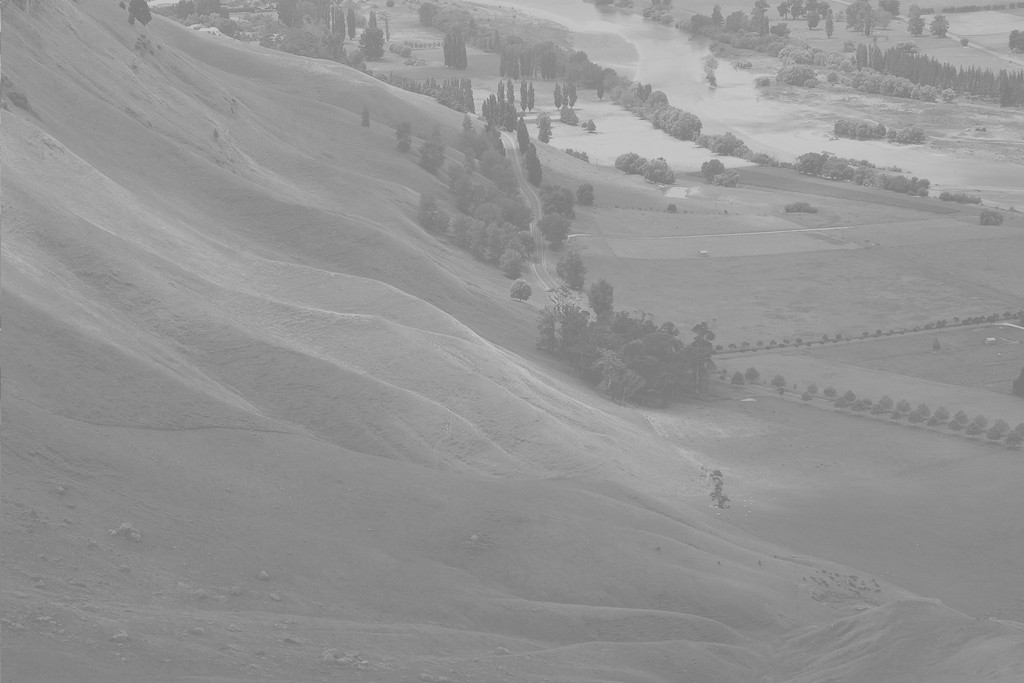
%> input picture LAB_2_Histogram_Equalization/bigimage.jpg, 1024 x 683 px
$ octave histogrameq.m   (GNU Octave 9; MATLAB toolbox functions it lacks are replaced by stand-ins)
%> lines starting %> are read from the running program, lines starting %| are printed output that depends on the picture
% Created by Mohit Talwar
% DIP LAB: Experiment 2
% Histogram Equalization without using inbuilt functions

clc;
clear all;
close all;

[filename, pathname] = uigetfile({'*.jpg;*.png;*.bmp', 'Image Files (*.jpg, *.png, *.bmp)'}, 'Select an Image');
%> the answer given: bigimage.jpg
if isequal(filename, 0)
    disp('No file selected. Exiting.');
    return;
end
imagePath = fullfile(pathname, filename);
img = imread(imagePath);
%> img is the input picture: size 683x1024x3 uint8; min 114, max 208, mean 148

if size(img, 3) == 3
    gray_img = rgb2gray(img);
else
    gray_img = img;
end

[m, n] = size(gray_img);
%> m = 683; n = 1024

img_array = double(gray_img(:));
counts_original = histcounts(img_array, 0:256);
%> counts_original = 256 values, max 28701 at index 138, min 0 at index 1, mean 2732

cdf = cumsum(counts_original);
%> cdf = 256 values from 0 to 699392
cdf_min = min(cdf(cdf > 0));
%> cdf_min = 1
L = 255;
h_v = round(((cdf - cdf_min) / ((m * n) - cdf_min)) * (L));
%> h_v = 256 values from 0 to 255
disp(max(cdf));
%| 699392

equalized_img = h_v(gray_img + 1);
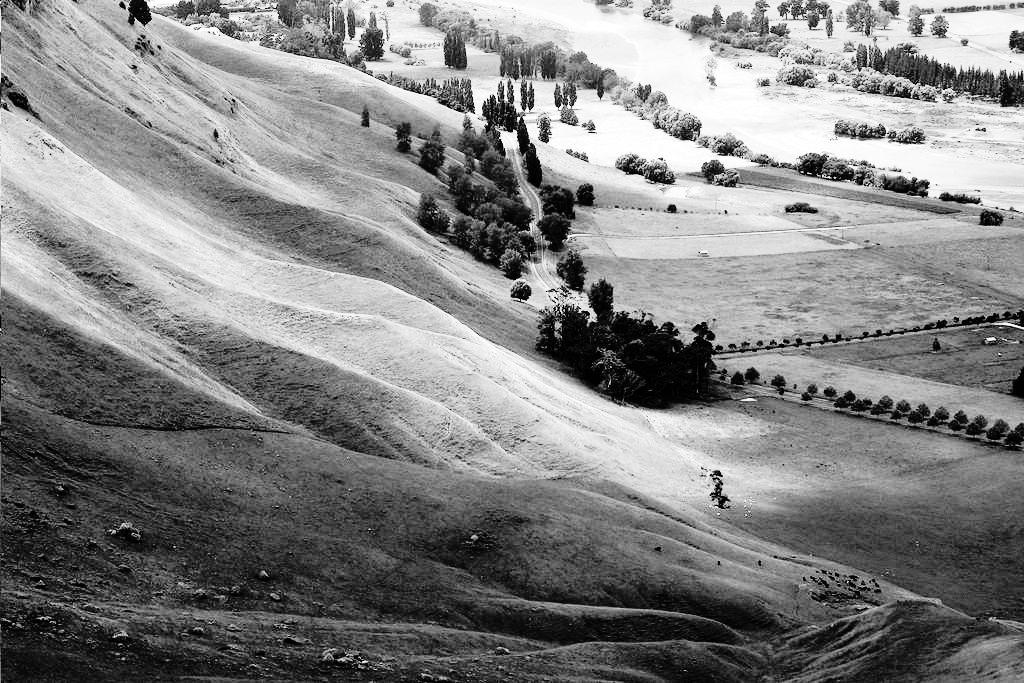
%> equalized_img: size 683x1024 double; min 0, max 255, mean 130.5
counts_equalized = histcounts(equalized_img(:), 0:256);
%> counts_equalized = 256 values, max 28701 at index 64, min 0 at index 6, mean 2732

figure;

subplot(2, 2, 1);
imshow(gray_img);
title('Original Image');

subplot(2, 2, 2);
imshow(uint8(equalized_img));
title('Equalized Image');

subplot(2, 2, 3);
bar(0:255, counts_original, 'FaceColor', 'blue', 'EdgeColor', 'none');
title('Original Histogram');
ylabel('Count');
xlabel('Pixel Intensity');
xlim([0, 255]);

subplot(2, 2, 4);
bar(0:255, counts_equalized, 'FaceColor', 'red', 'EdgeColor', 'none');
title('Equalized Histogram');
ylabel('Count');
xlabel('Pixel Intensity');
xlim([0, 255]);
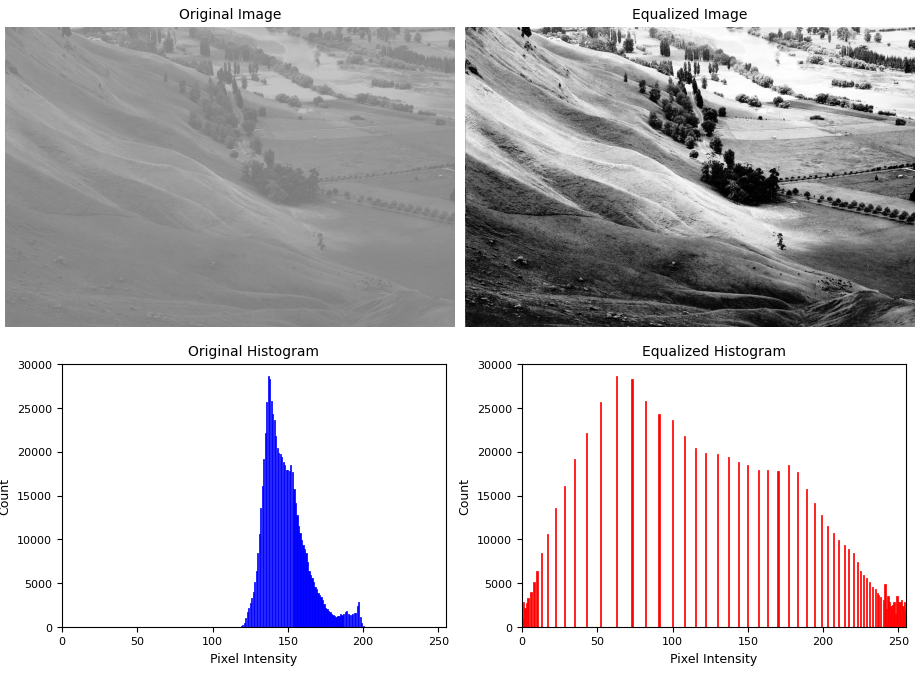
%> figure redrawn from the program's plot data, 4 panels
